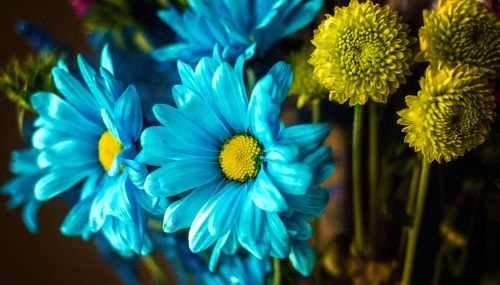
#> input picture Images/blueFlower.jpg, 500 x 285 px
$ python histogram.py
#> lines starting #> are read from the running program, lines starting #| are printed output that depends on the picture
### utils.py
import numpy as np
from PIL import Image
from matplotlib import pyplot as plt


# [15 lines left out: function gauss_function, not called in this run]

def load_images(paths_to_images):
    return [load_image(path_to_image) for path_to_image in paths_to_images]

def load_image(path_to_image):
    with Image.open(path_to_image) as image_file:
        image_array = np.asarray(image_file)[:,:,:3]/255.
    return image_array

# [19 lines left out: functions show_image, show_multiple_images, not called in this run]

def plot_hist(hist):
    plt.figure(figsize=(16,9))
    plt.title('Image Histogram')
    plt.xlabel('luminance')
    plt.ylabel('pixel count')
    plt.xlim([0.0, 256.0])
    plt.bar(np.arange(256), hist)
    plt.show(block=False)

def show_image_with_hist(image_gray, hist):
    fig, (ax_hist, ax_image) = plt.subplots(1, 2, figsize=(16,5))
    ax_image.axis('off')
    plt.imshow(image_gray, cmap='gray',vmin=0., vmax=1.)

    ax_hist.set_title('Image Histogram')
    ax_hist.set_xlabel('luminance')
    ax_hist.set_ylabel('pixel count')
    ax_hist.set_xlim([0.0, 256.0])
    ax_hist.bar(np.arange(256), hist)
    plt.show(block=False)

# [48 lines left out: functions plot_time_and_freq, show_time_and_freq_2d, not called in this run]


### color.py
import numpy as np


# [32 lines left out: functions rgb_split, gamma_correction, not called in this run]


def rgb_to_gray(image_rgb):
    """Transforms an image into grayscale using reasonable weighting factors.

    Args:
        image_rgb: An rgb-image represented by a numpy array of the shape (h, w, 3).

    Returns:
        An array of the shape (h, w, 1) representing the grayscaled version of the original image.
    """

    weights = np.array([.299, .587, .114])

    newshape = (image_rgb.shape[0], image_rgb.shape[1], 1)
    grey_scale = np.zeros(newshape)

    for (weight, channel_index) in zip(weights, range(image_rgb.shape[2])):
        grey_scale += image_rgb[:, :, channel_index].reshape(newshape) * weight

    return grey_scale

### histogram.py
from matplotlib import pyplot as plt
import numpy as np

from color import rgb_to_gray
from utils import load_image, plot_hist, show_image_with_hist


def get_hist(image_gray):
    """Computes the histogram of a grayscaled image.

    Args:
        image_gray: A grayscaled image represented by a numpy array of the shape (h, w, 1).

    Returns:
        An array of the shape (256,).
        The i-th histogram entry corresponds to the number of image pixels with luminance i.
    """
    hist = np.zeros(256)

    for elem in image_gray.flatten():
        hist[int(elem * 255)] += 1
    return hist


def max_contrast(image_gray):
    """Rescales an images luminance to maximize its contrast.

    Args:
        image_gray: A grayscaled image represented by a numpy array of the shape (h, w, 1).

    Returns:
        An array of the shape (h, w, 1) representing the maximal contrastive version of image_gray.
    """

    img = image_gray.copy()
    min_c = img.min() * 255
    max_c = img.max() * 255
    for x in np.nditer(img, op_flags=['readwrite']):
        x = (x - min_c) * (255 / (max_c - min_c)) / 255
    return img

def accumulate_hist(hist):
    """Accumulates and normalizes a given histogram.

    Args:
        hist: An array of the shape (256,).

    Returns:
        An array of the shape (256,) containing the accumulated and normalized values of hist.
    """
    accumulated_hist = np.zeros_like(hist)

    accumulated_hist[0] = hist[0]
    for i in range(1, accumulated_hist.shape[0]):
        accumulated_hist[i] = accumulated_hist[i - 1] + hist[i]

    return accumulated_hist

def equalize_hist(image_gray, accumulated_hist):
    """Performs histogram equalization.

    Args:
        image_gray: A grayscaled image represented by a numpy array of the shape (h, w, 1).
        accumulated_hist: An array of the shape (256,) containing the accumulated histogram of image_gray.

    Returns:
        A numpy array of the shape (h, w, 1) representing the equalized image.
    """
    height, width, color = image_gray.shape
    hist_min = accumulated_hist.min()
    hist_max = accumulated_hist.max()

    equalized_image = np.zeros_like(image_gray)
    """ def converter(x):
        index = int(x*255)
        return (accumulated_hist[index] - hist_min) / (hist_max - hist_min)

    equalized_image = np.vectorize(converter)(image_gray) """
    for i in range(height):
        for j in range(width):
            equalized_image[i,j] = (accumulated_hist[int(image_gray[i,j])*255] - hist_min) / (hist_max - hist_min)
    return equalized_image

def main():
    image_gray = rgb_to_gray(load_image('Images/blueFlower.jpg'))
#> in load_image, image_file is the input picture: PIL image 500x285 RGB; mean R, G, B 41.4, 96.6, 83
#> in rgb_to_gray, `weights = np.array([.299, .587, .114])`: weights = [0.299, 0.587, 0.114]
#> the loop in rgb_to_gray, `for (weight, channel_index) in zip(weights, range(image_rgb.shape[2])):` made 3 passes
#> weight on passes 1 to 3: 0.299, 0.587, 0.114
#> pass 1, in rgb_to_gray, `grey_scale += image_rgb[:, :, channel_index].reshape(newshape) * weight`:
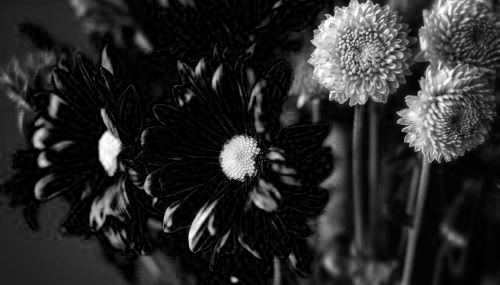
#> grey_scale: shape (285, 500, 1) float64; min 0, max 0.299, mean 0.0485; drawn with min black and max white
#> pass 2, in rgb_to_gray, `grey_scale += image_rgb[:, :, channel_index].reshape(newshape) * weight`:
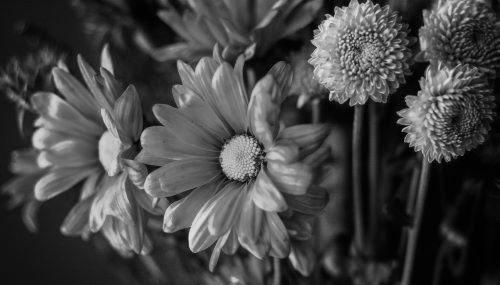
#> grey_scale: shape (285, 500, 1) float64; min 0, max 0.886, mean 0.271
#> pass 3, in rgb_to_gray, `grey_scale += image_rgb[:, :, channel_index].reshape(newshape) * weight`:
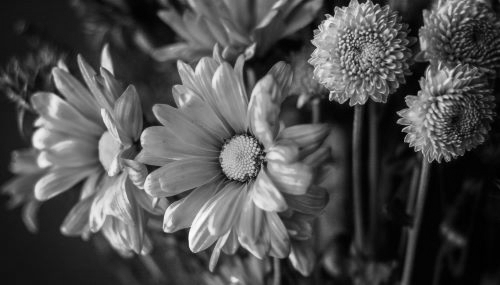
#> grey_scale: shape (285, 500, 1) float64; min 0, max 0.992, mean 0.308
    hist_gray = get_hist(image_gray)
#> the loop in get_hist, `for elem in image_gray.flatten():` made 142500 passes
#> elem on passes 1 to 3: 0.0666, 0.0666, 0.0666
#> after the loop in get_hist, `for elem in image_gray.flatten():`: hist = 256 values, max 2617 at index 4, min 0 at index 253, mean 556.6
#> hist_gray has the same summary as hist in get_hist
    show_image_with_hist(image_gray, hist_gray)
#> in show_image_with_hist, `plt.show(block=False)`:
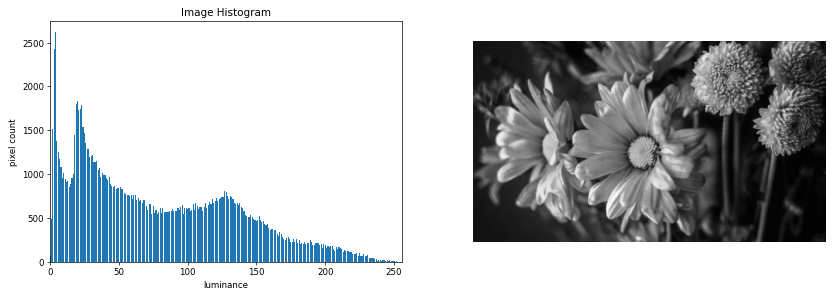
#> figure drawn by matplotlib, 2 panels; panel 1: tallest bar 2617 high, from x = 3.6 to 4.4


    image_gray_max_contrast = max_contrast(image_gray)
#> in max_contrast, `min_c = img.min() * 255`: min_c = 0
#> in max_contrast, `max_c = img.max() * 255`: max_c = 252.9
#> the loop in max_contrast, `for x in np.nditer(img, op_flags=['readwrite']):` made 142500 passes
#> x on passes 1 to 3: 0.000263, 0.000263, 0.000263
    hist_gray_max_contrast = get_hist(image_gray_max_contrast)
#> the loop in get_hist (call 2), `for elem in image_gray.flatten():` made 142500 passes
#> hist_gray_max_contrast has the same summary as hist in get_hist
    show_image_with_hist(image_gray_max_contrast, hist_gray_max_contrast)


    hist_accumulated = accumulate_hist(hist_gray)
#> after the loop in accumulate_hist, `for i in range(1, accumulated_hist.shape[0]):`: accumulated_hist = 256 values from 68 to 142500
#> hist_accumulated = 256 values from 68 to 142500
    plot_hist(hist_accumulated)
#> in plot_hist, `plt.show(block=False)`:
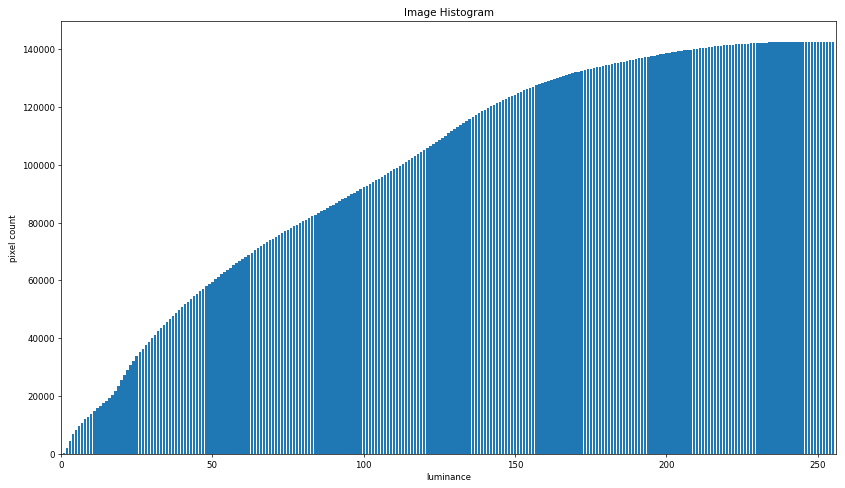
#> figure drawn by matplotlib, 1 panel

    image_equalized = equalize_hist(image_gray, hist_accumulated)
#> in equalize_hist, `hist_min = accumulated_hist.min()`: hist_min = 68
#> in equalize_hist, `hist_max = accumulated_hist.max()`: hist_max = 142500
#> after the loop in equalize_hist, `for i in range(height):`: equalized_image: shape (285, 500, 1) float64; every value is 0
    hist_equalized = get_hist(image_equalized)
#> hist_equalized = 256 values, max 142500 at index 0, min 0 at index 1, mean 556.6
    show_image_with_hist(image_equalized, hist_equalized)
#> in show_image_with_hist (call 3), `plt.show(block=False)`:
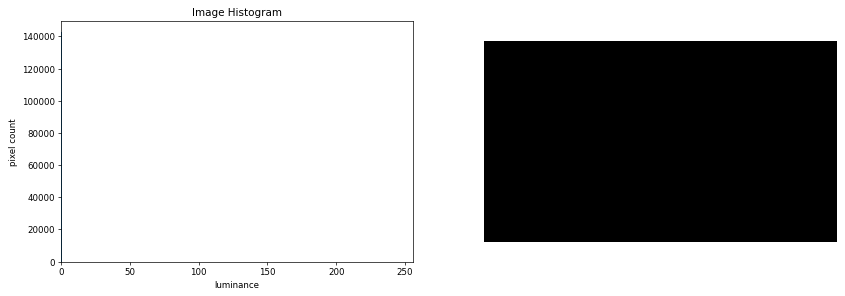
#> figure drawn by matplotlib, 2 panels; panel 1: tallest bar 142500 high, from x = -0.4 to 0.4
    plot_hist(accumulate_hist(hist_equalized))
#> in plot_hist (call 2), `plt.show(block=False)`:
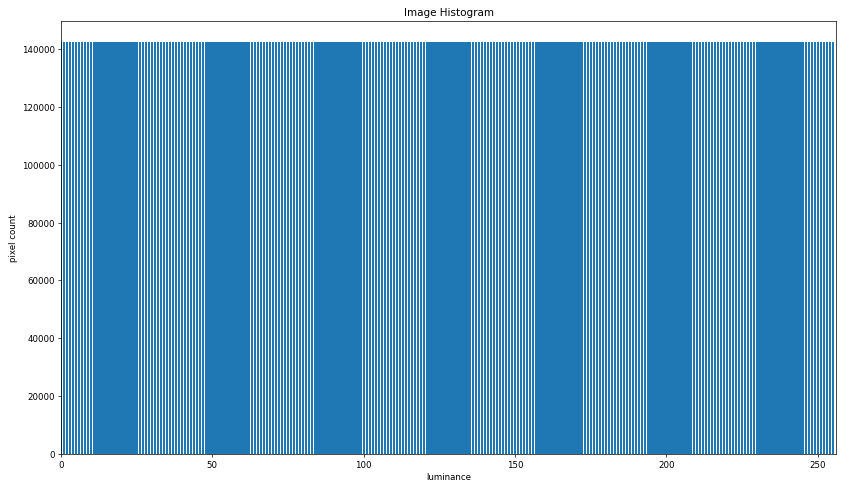
#> figure drawn by matplotlib, 1 panel

    plt.show()

if __name__ == '__main__':
    main()

$ run again, with Images/redTeapod.jpg copied over Images/blueFlower.jpg
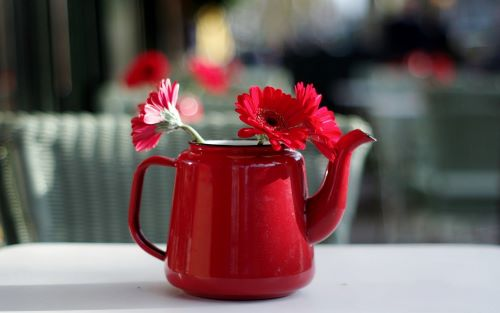
#> input picture Images/redTeapod.jpg, 500 x 313 px
#> in load_image, image_file is the input picture: PIL image 500x313 RGB; mean R, G, B 113.2, 89.8, 90
#> weights = [0.299, 0.587, 0.114]
#> the loop in rgb_to_gray, `for (weight, channel_index) in zip(weights, range(image_rgb.shape[2])):` made 3 passes
#> weight on passes 1 to 3: 0.299, 0.587, 0.114
#> the loop in get_hist, `for elem in image_gray.flatten():` made 156500 passes
#> elem on passes 1 to 3: 0.262, 0.25, 0.235
#> after the loop in get_hist, `for elem in image_gray.flatten():`: hist = 256 values, max 1985 at index 212, min 0 at index 255, mean 611.3
#> hist_gray has the same summary as hist in get_hist
#> min_c = 0
#> max_c = 254.4
#> the loop in max_contrast, `for x in np.nditer(img, op_flags=['readwrite']):` made 156500 passes
#> x on passes 1 to 3: 0.00103, 0.000984, 0.000923
#> the loop in get_hist (call 2), `for elem in image_gray.flatten():` made 156500 passes
#> hist_gray_max_contrast has the same summary as hist in get_hist
#> after the loop in accumulate_hist, `for i in range(1, accumulated_hist.shape[0]):`: accumulated_hist = 256 values from 508 to 156500
#> hist_min = 508
#> hist_max = 156500
#> hist_equalized = 256 values, max 156500 at index 0, min 0 at index 1, mean 611.3
#> in show_image_with_hist (call 3), `plt.show(block=False)`:
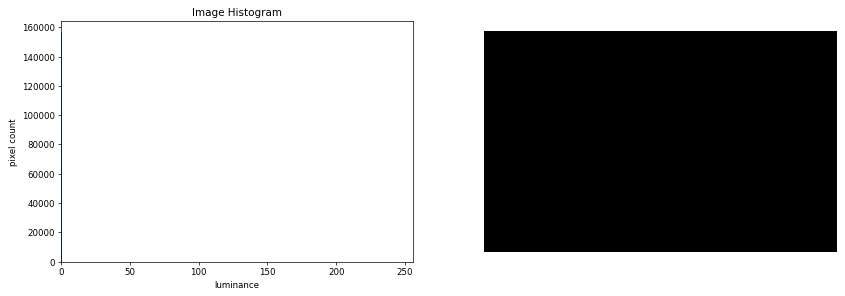
#> figure drawn by matplotlib, 2 panels; panel 1: tallest bar 156500 high, from x = -0.4 to 0.4
#> in plot_hist (call 2), `plt.show(block=False)`:
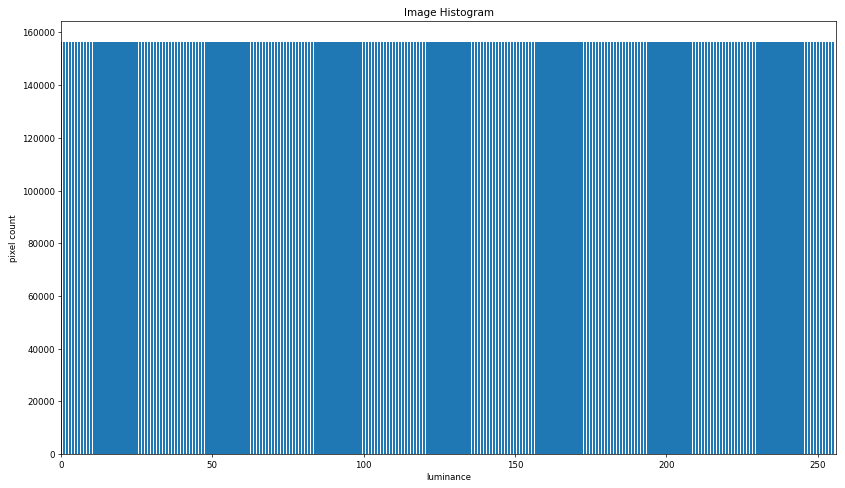
#> figure drawn by matplotlib, 1 panel
